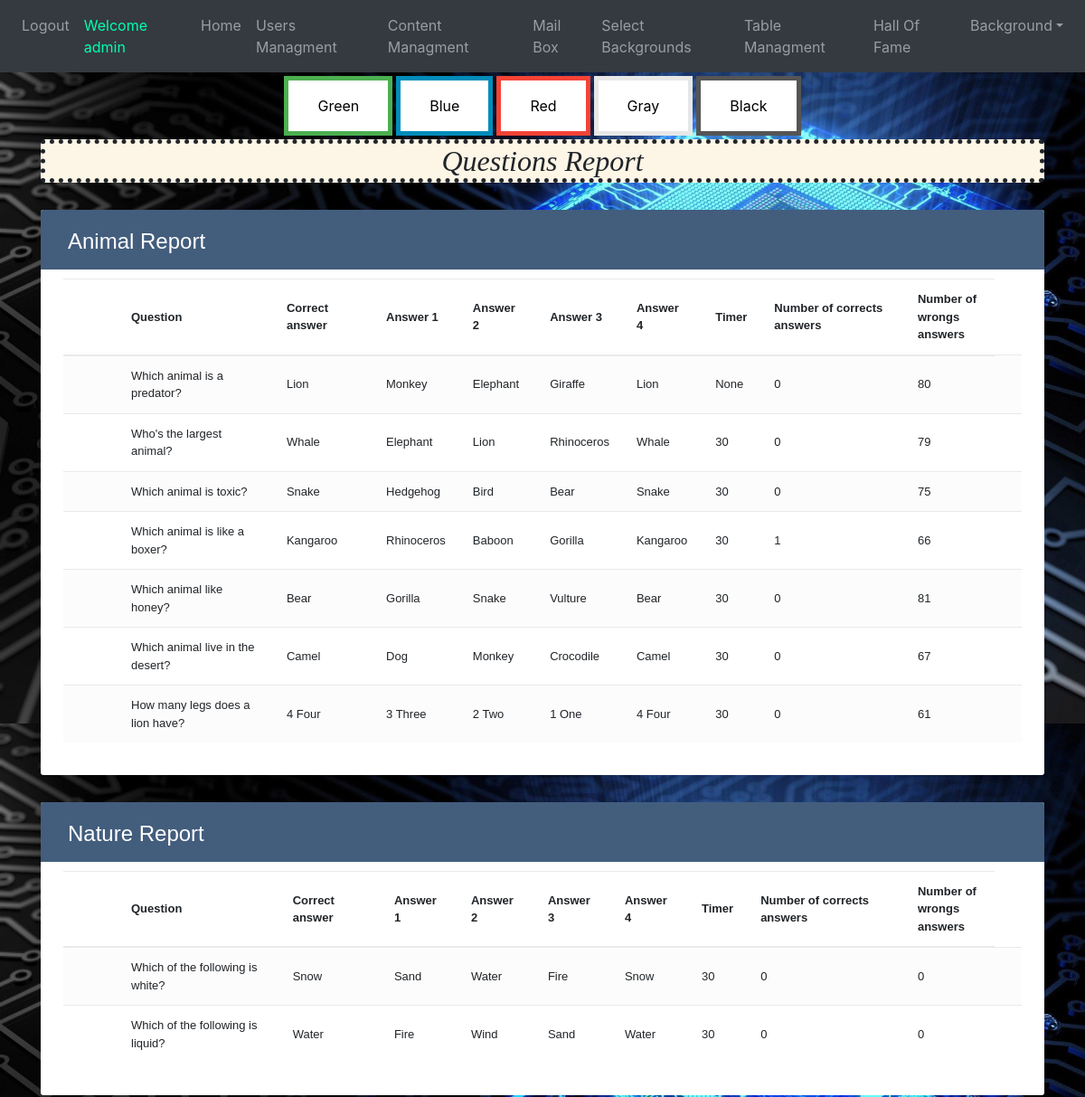
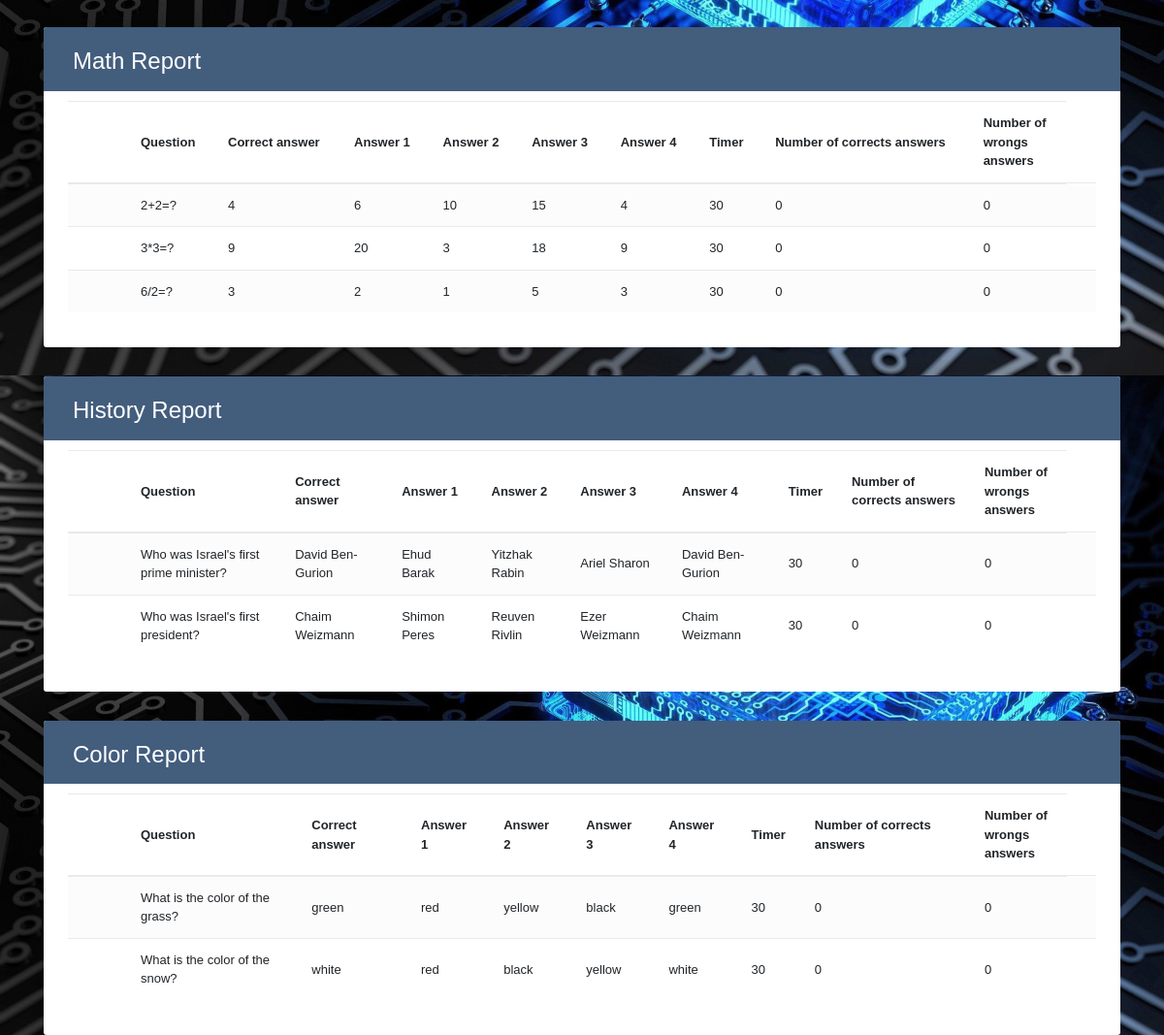
/questionsReport (signed in), run on the app's committed database (2 pictures, top to bottom).
### website/models.py (models this page shows)
class User(db.Model, UserMixin):
    id = db.Column(db.Integer, primary_key=True)
    email = db.Column(db.String(150), unique=True)
    password = db.Column(db.String(150))
    first_name = db.Column(db.String(150))
    auth = db.Column(db.String(50))
    background = db.Column(db.String(100))
    scores = db.relationship('Score')

class QuestionCategory(db.Model):
    id = db.Column(db.Integer, primary_key=True)
    cat = db.Column(db.String(150))
    picture=db.Column(db.String(150))

class Question(db.Model):
    id = db.Column(db.Integer, primary_key=True)
    cat = db.Column(db.String(150))
    question = db.Column(db.String(150))
    correct = db.Column(db.String(150))
    answer1 = db.Column(db.String(150))
    answer2 = db.Column(db.String(150))
    answer3 = db.Column(db.String(150))
    answer4 = db.Column(db.String(150))
    url = db.Column(db.String(1500))
    timer=db.Column(db.Integer,default=30)
    wrongs=db.Column(db.Integer,default=0)
    corrects=db.Column(db.Integer,default=0)
    photoUrl = db.Column(db.String(2000))

### website/views.py (the view)
@views.route('/questionsReport', methods=['GET', 'POST'])
@login_required
def questionsReport():
    back=Background.query.all()
    questions=Question.query.all()
    category=QuestionCategory.query.all()
    return render_template("questionsReport.html",user=current_user,questions=questions,background=back,category=category)

### website/__init__.py (called while the page is built)
def create_app():
    app = Flask(__name__)
    app.config['SECRET_KEY'] = 'hjshjhdjah kjshkjdhjs'
    app.config['SQLALCHEMY_DATABASE_URI'] = f'sqlite:///{DB_NAME}'
    db.init_app(app)
    from .views import views
    from .auth import auth
    app.register_blueprint(auth, url_prefix='/')
    app.register_blueprint(views, url_prefix='/')
    from .models import User
    create_database(app)
    login_manager = LoginManager()
    login_manager.login_view = 'auth.login'
    login_manager.init_app(app)
    @login_manager.user_loader
    def load_user(id):
        return User.query.get(int(id))
    return app

### website/templates/questionsReport.html (shortened to what this page needs)
{% extends "base.html" %} {% block title %}questionsReport{% endblock %} {% block content
    %}
<!DOCTYPE html>
<html lang="en">
<head>
    <link rel="stylesheet" href="https://stackpath.bootstrapcdn.com/bootstrap/4.5.0/css/bootstrap.min.css">
    <link rel="stylesheet" href="https://maxcdn.bootstrapcdn.com/font-awesome/4.7.0/css/font-awesome.min.css">
</head>
<div class="container">
    <h2 class="d-flex justify-content-center" style="background-color: oldlace;
    font-style: italic; border-style: dotted;
    border-width: thick; border-radius: 5px; font-family: bold;">Questions Report</h2></div>
{%for cat in category%}
<body_table>
    <div class="container-xl">
        <div class="table-responsive">
            <div class="table-wrapper">
                <div class="table-title">
                    <div class="row">
                        <div class="col-sm-6">
                            <h2>{{cat.cat}} Report</h2>
                        </div>
                    </div>
                </div>
                <table class="table table-striped table-hover">
                    <thead>
                        <tr>
                            <th>
                            </th>
                            <th>Question</th>
                            <th>Correct answer</th>
                            <th>Answer 1</th>
                            <th>Answer 2</th>
                            <th>Answer 3</th>
                            <th>Answer 4</th>
                            <th>Timer</th>
                            <th>Number of corrects answers</th>
                            <th>Number of wrongs answers</th>
                        </tr>
                    </thead>
                    <tbody>
                        {%for q in questions%}
                        {%if q.cat==cat.cat%}
                        <tr>
                            <td>
                            </td>
                            <td>{{q.question}}</td>
                            <td>{{q.correct}}</td>
                            <td>{{q.answer1}}</td>
                            <td>{{q.answer2}}</td>
                            <td>{{q.answer3}}</td>
                            <td>{{q.answer4}}</td>
                            <td>{{q.timer}}</td>
                            <td>{{q.corrects}}</td>
                            <td>{{q.wrongs}}</td>
                            <td>
                            </td>
                        </tr>
                        {%endif%}
                        {%endfor%}
                    </tbody>
                </table>
            </div>
        </div>
    </div>
</body_table>
{%endfor%}
</html>
{% endblock %}

### website/templates/base.html (shortened to what this page needs)
<!DOCTYPE html>
<html>
  <head>
    <link
      rel="stylesheet"
      href="https://stackpath.bootstrapcdn.com/bootstrap/4.4.1/css/bootstrap.min.css"
    />
    <link
      rel="stylesheet"
      href="https://stackpath.bootstrapcdn.com/font-awesome/4.7.0/css/font-awesome.min.css"
    />
  </head>
  <body>
    <nav class="navbar navbar-expand-lg navbar-dark bg-dark">
      <div class="collapse navbar-collapse" id="navbar">
        <div class="navbar-nav">
          {% if user.is_authenticated %}
          <a class="nav-item nav-link" onmouseover="logOutSound()" id="logout" href="/logout">Logout</a>
          <a class="nav-item nav-link" style="color: rgb(0, 255, 179);">Welcome {{user.first_name}}</a>
            {% if user.auth=="admin" %}
            <a class="nav-item nav-link" id="managment" href="/adminPage">Home</a>
            <a class="nav-item nav-link" id="managment" href="/userManagment">Users Managment</a>
            <a class="nav-item nav-link" id="managment" href="/contentManagement">Content Managment</a>
            <a class="nav-item nav-link" id="managment" href="/mailBox">Mail Box</a>
            <a class="nav-item nav-link" id="managment" href="/selectBackgrounds">Select Backgrounds</a>
            <a class="nav-item nav-link" id="managment" href="/tableManagment">Table Managment</a>
            <a class="nav-item nav-link" id="managment" href="/hallOfFame">Hall Of Fame</a>
            {% endif %}
          <div class="nav-item dropdown">
            <a class="nav-link dropdown-toggle btnnavbar" href="#" id="navbarDropdownMenuLink" role="button" data-toggle="dropdown" aria-haspopup="true" aria-expanded="false" >Background</a>
          </div>
          {% else %}
          <a class="nav-item nav-link" id="login" href="/">Login</a>
          {% endif %}
        </div>
      </div>
    </nav>
    <div class="d-flex justify-content-center">
      <button class="button button1" onclick="BackGreen()">Green</button>
      <button class="button button2" onclick="BackBlue()">Blue</button>
      <button class="button button3" onclick="BackRed()">Red</button>
      <button class="button button4" onclick="BackGray()">Gray</button>
      <button class="button button5" onclick="BackBlack()">Black</button>
    </div>
    <div class="container-fluid">{% block content %} {% endblock %}</div>
  </body>
</html>

### website/templates/questionsReport.html (style rules this page uses)
body_table { color: #566787; background: #f5f5f5; font-family: 'Varela Round', sans-serif; font-size: 13px; }
.table-responsive { margin: 30px 0; }
.table-wrapper { background: #fff; padding: 20px 25px; border-radius: 3px; min-width: 1000px; box-shadow: 0 1px 1px rgba(0, 0, 0, .05); }
.table-title { padding-bottom: 15px; background: #435d7d; color: #fff; padding: 16px 30px; min-width: 100%; margin: -20px -25px 10px; border-radius: 3px 3px 0 0; }
.table-title h2 { margin: 5px 0 0; font-size: 24px; }
table.table tr th, table.table tr td { border-color: #e9e9e9; padding: 12px 15px; vertical-align: middle; }
table.table tr th:first-child { width: 60px; }
table.table tr th:last-child { width: 100px; }
table.table-striped tbody tr:nth-of-type(odd) { background-color: #fcfcfc; }

### data on the page
User: first_name "admin"
QuestionCategory: cat "Animal"
Question: question "Which animal is a predator?", correct "Lion", answer1 "Monkey", answer2 "Elephant", answer3 "Giraffe", answer4 "Lion", timer "None", corrects "0", wrongs "80"
Question: question "Who's the largest animal?", correct "Whale", answer1 "Elephant", answer2 "Lion", answer3 "Rhinoceros", answer4 "Whale", timer "30", corrects "0", wrongs "79"
Question: question "Which animal is toxic?", correct "Snake", answer1 "Hedgehog", answer2 "Bird", answer3 "Bear", answer4 "Snake", timer "30", corrects "0", wrongs "75"
Question: question "Which animal is like a boxer?", correct "Kangaroo", answer1 "Rhinoceros", answer2 "Baboon", answer3 "Gorilla", answer4 "Kangaroo", timer "30", corrects "1", wrongs "66"
Question: question "Which animal like honey?", correct "Bear", answer1 "Gorilla", answer2 "Snake", answer3 "Vulture", answer4 "Bear", timer "30", corrects "0", wrongs "81"
Question: question "Which animal live in the desert?", correct "Camel", answer1 "Dog", answer2 "Monkey", answer3 "Crocodile", answer4 "Camel", timer "30", corrects "0", wrongs "67"
Question: question "How many legs does a lion have?", correct "4 Four", answer1 "3 Three", answer2 "2 Two", answer3 "1 One", answer4 "4 Four", timer "30", corrects "0", wrongs "61"
QuestionCategory: cat "Nature"
Question: question "Which of the following is white?", correct "Snow", answer1 "Sand", answer2 "Water", answer3 "Fire", answer4 "Snow", timer "30", corrects "0", wrongs "0"
Question: question "Which of the following is liquid?", correct "Water", answer1 "Fire", answer2 "Wind", answer3 "Sand", answer4 "Water", timer "30", corrects "0", wrongs "0"
QuestionCategory: cat "Math"
Question: question "2+2=?", correct "4", answer1 "6", answer2 "10", answer3 "15", answer4 "4", timer "30", corrects "0", wrongs "0"
Question: question "3*3=?", correct "9", answer1 "20", answer2 "3", answer3 "18", answer4 "9", timer "30", corrects "0", wrongs "0"
Question: question "6/2=?", correct "3", answer1 "2", answer2 "1", answer3 "5", answer4 "3", timer "30", corrects "0", wrongs "0"
QuestionCategory: cat "History"
Question: question "Who was Israel's first prime minister?", correct "David Ben-Gurion", answer1 "Ehud Barak", answer2 "Yitzhak Rabin", answer3 "Ariel Sharon", answer4 "David Ben-Gurion", timer "30", corrects "0", wrongs "0"
Question: question "Who was Israel's first president?", correct "Chaim Weizmann", answer1 "Shimon Peres", answer2 "Reuven Rivlin", answer3 "Ezer Weizmann", answer4 "Chaim Weizmann", timer "30", corrects "0", wrongs "0"
QuestionCategory: cat "Color"
Question: question "What is the color of the grass?", correct "green", answer1 "red", answer2 "yellow", answer3 "black", answer4 "green", timer "30", corrects "0", wrongs "0"
Question: question "What is the color of the snow?", correct "white", answer1 "red", answer2 "black", answer3 "yellow", answer4 "white", timer "30", corrects "0", wrongs "0"
